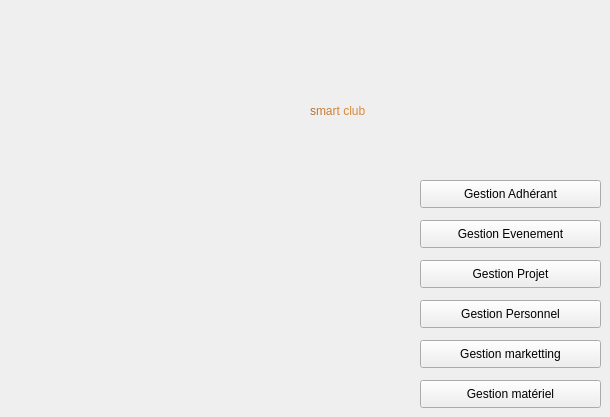
    <widget class="QWidget" name="page_3">
     <widget class="QPushButton" name="pushButton">
      <property name="geometry">
       <rect>
        <x>420</x>
        <y>180</y>
        <width>181</width>
        <height>28</height>
       </rect>
      </property>
      <property name="styleSheet">
       <string notr="true">QPushButton {

padding: 1px;

border-style: solid;

border: 2px solid gray;

border-radius: 8px;

background-color: rgb(170, 150, 123);

border:2px solid #000;

}

QPushButton {

     color: #fff !important;



text-decoration: none;

background: #ffb300;



border-radius: 5px;

display: inline-block;

border: none;

transition: all 0.4s ease 0s;

 }

 QPushButton:hover {

     background: #ffcc00;

	background-color: ;

letter-spacing: 1px;

-webkit-box-shadow: 0px 5px 40px -10px rgba(0,0,0,0.57);

-moz-box-shadow: 0px 5px 40px -10px rgba(0,0,0,0.57);

box-shadow: 5px 40px -10px rgba(0,0,0,0.57);

transition: all 0.4s ease 0s;

 }

Police:

MS Shell Dlg2 ,10</string>
      </property>
      <property name="text">
       <string>Gestion Adhérant</string>
      </property>
     </widget>
     <widget class="QPushButton" name="event">
      <property name="geometry">
       <rect>
        <x>420</x>
        <y>220</y>
        <width>181</width>
        <height>28</height>
       </rect>
      </property>
      <property name="styleSheet">
       <string notr="true">QPushButton {

padding: 1px;

border-style: solid;

border: 2px solid gray;

border-radius: 8px;

background-color: rgb(170, 150, 123);

border:2px solid #000;

}

QPushButton {

     color: #fff !important;



text-decoration: none;

background: #ffb300;



border-radius: 5px;

display: inline-block;

border: none;

transition: all 0.4s ease 0s;

 }

 QPushButton:hover {

     background: #ffcc00;

	background-color: ;

letter-spacing: 1px;

-webkit-box-shadow: 0px 5px 40px -10px rgba(0,0,0,0.57);

-moz-box-shadow: 0px 5px 40px -10px rgba(0,0,0,0.57);

box-shadow: 5px 40px -10px rgba(0,0,0,0.57);

transition: all 0.4s ease 0s;

 }

Police:

MS Shell Dlg2 ,10</string>
      </property>
      <property name="text">
       <string>Gestion Evenement</string>
      </property>
     </widget>
     <widget class="QPushButton" name="pushButton_3">
      <property name="geometry">
       <rect>
        <x>420</x>
        <y>380</y>
        <width>181</width>
        <height>28</height>
       </rect>
      </property>
      <property name="styleSheet">
       <string notr="true">QPushButton {

padding: 1px;

border-style: solid;

border: 2px solid gray;

border-radius: 8px;

background-color: rgb(170, 150, 123);

border:2px solid #000;

}

QPushButton {

     color: #fff !important;



text-decoration: none;

background: #ffb300;



border-radius: 5px;

display: inline-block;

border: none;

transition: all 0.4s ease 0s;

 }

 QPushButton:hover {

     background: #ffcc00;

	background-color: ;

letter-spacing: 1px;

-webkit-box-shadow: 0px 5px 40px -10px rgba(0,0,0,0.57);

-moz-box-shadow: 0px 5px 40px -10px rgba(0,0,0,0.57);

box-shadow: 5px 40px -10px rgba(0,0,0,0.57);

transition: all 0.4s ease 0s;

 }

Police:

MS Shell Dlg2 ,10</string>
      </property>
      <property name="text">
       <string>Gestion matériel</string>
      </property>
     </widget>
     <widget class="QPushButton" name="pushButton_4">
      <property name="geometry">
       <rect>
        <x>420</x>
        <y>260</y>
        <width>181</width>
        <height>28</height>
       </rect>
      </property>
      <property name="styleSheet">
       <string notr="true">QPushButton {

padding: 1px;

border-style: solid;

border: 2px solid gray;

border-radius: 8px;

background-color: rgb(170, 150, 123);

border:2px solid #000;

}

QPushButton {

     color: #fff !important;



text-decoration: none;

background: #ffb300;



border-radius: 5px;

display: inline-block;

border: none;

transition: all 0.4s ease 0s;

 }

 QPushButton:hover {

     background: #ffcc00;

	background-color: ;

letter-spacing: 1px;

-webkit-box-shadow: 0px 5px 40px -10px rgba(0,0,0,0.57);

-moz-box-shadow: 0px 5px 40px -10px rgba(0,0,0,0.57);

box-shadow: 5px 40px -10px rgba(0,0,0,0.57);

transition: all 0.4s ease 0s;

 }

Police:

MS Shell Dlg2 ,10</string>
      </property>
      <property name="text">
       <string>Gestion Projet</string>
      </property>
     </widget>
     <widget class="QPushButton" name="pushButton_5">
      <property name="geometry">
       <rect>
        <x>420</x>
        <y>300</y>
        <width>181</width>
        <height>28</height>
       </rect>
      </property>
      <property name="styleSheet">
       <string notr="true">QPushButton {

padding: 1px;

border-style: solid;

border: 2px solid gray;

border-radius: 8px;

background-color: rgb(170, 150, 123);

border:2px solid #000;

}

QPushButton {

     color: #fff !important;



text-decoration: none;

background: #ffb300;



border-radius: 5px;

display: inline-block;

border: none;

transition: all 0.4s ease 0s;

 }

 QPushButton:hover {

     background: #ffcc00;

	background-color: ;

letter-spacing: 1px;

-webkit-box-shadow: 0px 5px 40px -10px rgba(0,0,0,0.57);

-moz-box-shadow: 0px 5px 40px -10px rgba(0,0,0,0.57);

box-shadow: 5px 40px -10px rgba(0,0,0,0.57);

transition: all 0.4s ease 0s;

 }

Police:

MS Shell Dlg2 ,10</string>
      </property>
      <property name="text">
       <string>Gestion Personnel</string>
      </property>
     </widget>
     <widget class="QPushButton" name="pushButton_6">
      <property name="geometry">
       <rect>
        <x>420</x>
        <y>340</y>
        <width>181</width>
        <height>28</height>
       </rect>
      </property>
      <property name="styleSheet">
       <string notr="true">QPushButton {

padding: 1px;

border-style: solid;

border: 2px solid gray;

border-radius: 8px;

background-color: rgb(170, 150, 123);

border:2px solid #000;

}

QPushButton {

     color: #fff !important;



text-decoration: none;

background: #ffb300;



border-radius: 5px;

display: inline-block;

border: none;

transition: all 0.4s ease 0s;

 }

 QPushButton:hover {

     background: #ffcc00;

	background-color: ;

letter-spacing: 1px;

-webkit-box-shadow: 0px 5px 40px -10px rgba(0,0,0,0.57);

-moz-box-shadow: 0px 5px 40px -10px rgba(0,0,0,0.57);

box-shadow: 5px 40px -10px rgba(0,0,0,0.57);

transition: all 0.4s ease 0s;

 }

Police:

MS Shell Dlg2 ,10</string>
      </property>
      <property name="text">
       <string>Gestion marketting</string>
      </property>
     </widget>
     <widget class="QLabel" name="label_4">
      <property name="geometry">
       <rect>
        <x>310</x>
        <y>90</y>
        <width>211</width>
        <height>41</height>
       </rect>
      </property>
      <property name="styleSheet">
       <string notr="true">font: 63 11pt &quot;Yu Gothic UI Semibold&quot;;
font: 6pt &quot;MS Shell Dlg 2&quot;;
font: 6pt &quot;MS Shell Dlg 2&quot;;
font: 30pt &quot;MS Shell Dlg 2&quot;;
color:qconicalgradient(cx:0.5, cy:0.5, angle:0, stop:0 rgba(0, 0, 0, 255), stop:1 rgba(235, 148, 61, 255))</string>
      </property>
      <property name="text">
       <string>smart club</string>
      </property>
     </widget>
    </widget>
